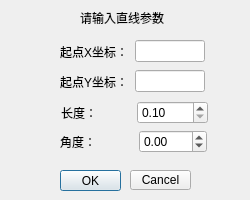
<?xml version="1.0" encoding="UTF-8"?>
<ui version="4.0">
 <class>Dialog_input</class>
 <widget class="QDialog" name="Dialog_input">
  <property name="geometry">
   <rect>
    <x>0</x>
    <y>0</y>
    <width>250</width>
    <height>200</height>
   </rect>
  </property>
  <property name="sizePolicy">
   <sizepolicy hsizetype="Fixed" vsizetype="Fixed">
    <horstretch>0</horstretch>
    <verstretch>0</verstretch>
   </sizepolicy>
  </property>
  <property name="minimumSize">
   <size>
    <width>250</width>
    <height>200</height>
   </size>
  </property>
  <property name="maximumSize">
   <size>
    <width>250</width>
    <height>200</height>
   </size>
  </property>
  <property name="windowTitle">
   <string>路径绘制</string>
  </property>
  <widget class="QPushButton" name="Btn_Ok">
   <property name="geometry">
    <rect>
     <x>60</x>
     <y>170</y>
     <width>61</width>
     <height>21</height>
    </rect>
   </property>
   <property name="text">
    <string>OK</string>
   </property>
  </widget>
  <widget class="QPushButton" name="Btn_Cancel">
   <property name="geometry">
    <rect>
     <x>130</x>
     <y>170</y>
     <width>61</width>
     <height>20</height>
    </rect>
   </property>
   <property name="text">
    <string>Cancel</string>
   </property>
  </widget>
  <widget class="QLabel" name="label_3">
   <property name="geometry">
    <rect>
     <x>80</x>
     <y>10</y>
     <width>91</width>
     <height>16</height>
    </rect>
   </property>
   <property name="text">
    <string>请输入直线参数</string>
   </property>
  </widget>
  <widget class="QWidget" name="layoutWidget">
   <property name="geometry">
    <rect>
     <x>60</x>
     <y>70</y>
     <width>145</width>
     <height>23</height>
    </rect>
   </property>
   <layout class="QHBoxLayout" name="horizontalLayout_4">
    <item>
     <widget class="QLabel" name="label_5">
      <property name="text">
       <string>起点Y坐标：</string>
      </property>
     </widget>
    </item>
    <item>
     <spacer name="horizontalSpacer_4">
      <property name="orientation">
       <enum>Qt::Horizontal</enum>
      </property>
      <property name="sizeHint" stdset="0">
       <size>
        <width>40</width>
        <height>20</height>
       </size>
      </property>
     </spacer>
    </item>
    <item>
     <widget class="QLineEdit" name="lineEdit_StartY"/>
    </item>
   </layout>
  </widget>
  <widget class="QWidget" name="layoutWidget">
   <property name="geometry">
    <rect>
     <x>60</x>
     <y>130</y>
     <width>147</width>
     <height>23</height>
    </rect>
   </property>
   <layout class="QHBoxLayout" name="horizontalLayout">
    <item>
     <widget class="QLabel" name="label_2">
      <property name="text">
       <string>角度：</string>
      </property>
     </widget>
    </item>
    <item>
     <spacer name="horizontalSpacer_2">
      <property name="orientation">
       <enum>Qt::Horizontal</enum>
      </property>
      <property name="sizeHint" stdset="0">
       <size>
        <width>13</width>
        <height>17</height>
       </size>
      </property>
     </spacer>
    </item>
    <item>
     <widget class="QDoubleSpinBox" name="SpinBox_Angle">
      <property name="minimum">
       <double>-360.000000000000000</double>
      </property>
      <property name="maximum">
       <double>360.000000000000000</double>
      </property>
      <property name="singleStep">
       <double>0.500000000000000</double>
      </property>
     </widget>
    </item>
   </layout>
  </widget>
  <widget class="QWidget" name="layoutWidget">
   <property name="geometry">
    <rect>
     <x>60</x>
     <y>40</y>
     <width>145</width>
     <height>23</height>
    </rect>
   </property>
   <layout class="QHBoxLayout" name="horizontalLayout_3">
    <item>
     <widget class="QLabel" name="label_4">
      <property name="text">
       <string>起点X坐标：</string>
      </property>
     </widget>
    </item>
    <item>
     <spacer name="horizontalSpacer_3">
      <property name="orientation">
       <enum>Qt::Horizontal</enum>
      </property>
      <property name="sizeHint" stdset="0">
       <size>
        <width>40</width>
        <height>20</height>
       </size>
      </property>
     </spacer>
    </item>
    <item>
     <widget class="QLineEdit" name="lineEdit_StartX"/>
    </item>
   </layout>
  </widget>
  <widget class="QWidget" name="layoutWidget">
   <property name="geometry">
    <rect>
     <x>61</x>
     <y>101</y>
     <width>147</width>
     <height>23</height>
    </rect>
   </property>
   <layout class="QHBoxLayout" name="horizontalLayout_2">
    <item>
     <widget class="QLabel" name="label">
      <property name="text">
       <string>长度：</string>
      </property>
     </widget>
    </item>
    <item>
     <spacer name="horizontalSpacer">
      <property name="orientation">
       <enum>Qt::Horizontal</enum>
      </property>
      <property name="sizeHint" stdset="0">
       <size>
        <width>40</width>
        <height>20</height>
       </size>
      </property>
     </spacer>
    </item>
    <item>
     <widget class="QDoubleSpinBox" name="SpinBox_Length">
      <property name="minimum">
       <double>0.100000000000000</double>
      </property>
      <property name="maximum">
       <double>9999.000000000000000</double>
      </property>
      <property name="singleStep">
       <double>0.500000000000000</double>
      </property>
     </widget>
    </item>
   </layout>
  </widget>
 </widget>
 <resources/>
 <connections/>
</ui>
